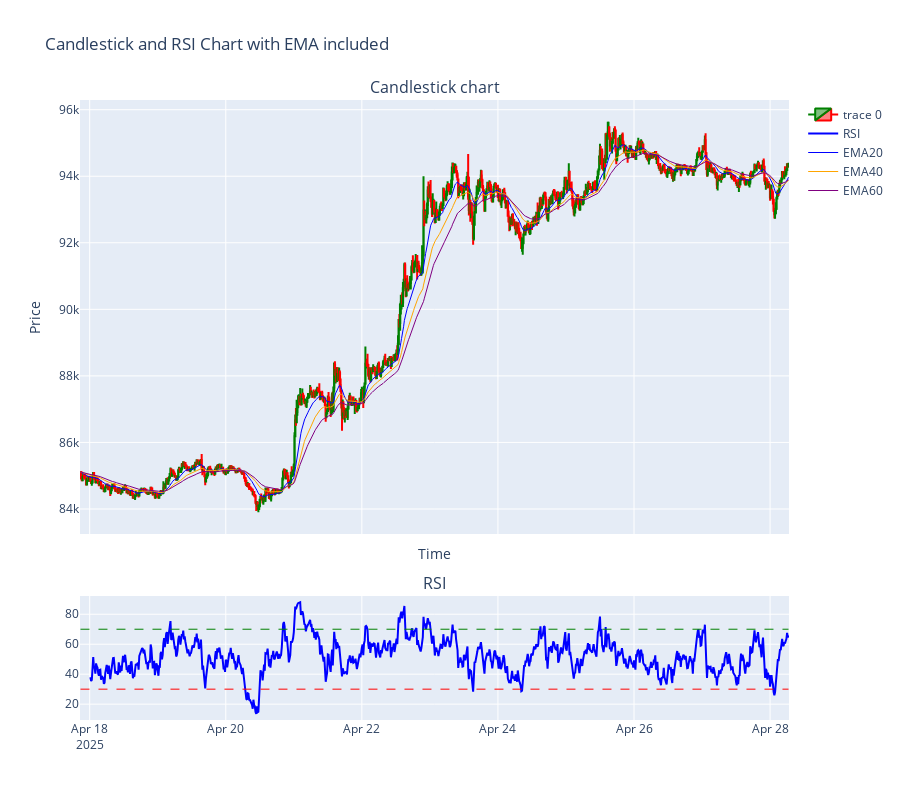

Here is the notebook cell this chart was saved with:
### Code cell
btc_indicate.plot(["all"])

### Figure 1 — Plotly figure (JSON) as saved in the notebook; plotly's stock layout.template omitted (floating-point values rounded to 4 significant figures; data arrays with more than 128 entries replaced by an {"elided": "..."} marker saying what was removed)
{"data": [{"close": {"elided": "1000 float values"}, "decreasing": {"line": {"color": "red"}}, "high": {"elided": "1000 float values"}, "increasing": {"line": {"color": "green"}}, "low": {"elided": "1000 float values"}, "open": {"elided": "1000 float values"}, "type": "candlestick", "x": {"elided": "1000 str values"}, "xaxis": "x", "yaxis": "y"}, {"line": {"color": "blue", "width": 2}, "mode": "lines", "name": "RSI", "type": "scatter", "x": {"elided": "1000 str values"}, "xaxis": "x2", "y": {"elided": "1000 float values"}, "yaxis": "y2"}, {"line": {"color": "blue", "width": 1}, "mode": "lines", "name": "EMA20", "type": "scatter", "x": {"elided": "1000 str values"}, "xaxis": "x", "y": {"elided": "1000 float values"}, "yaxis": "y"}, {"line": {"color": "orange", "width": 1}, "mode": "lines", "name": "EMA40", "type": "scatter", "x": {"elided": "1000 str values"}, "xaxis": "x", "y": {"elided": "1000 float values"}, "yaxis": "y"}, {"line": {"color": "purple", "width": 1}, "mode": "lines", "name": "EMA60", "type": "scatter", "x": {"elided": "1000 str values"}, "xaxis": "x", "y": {"elided": "1000 float values"}, "yaxis": "y"}], "layout": {"annotations": [{"font": {"size": 16}, "showarrow": false, "text": "Candlestick chart", "x": 0.5, "xanchor": "center", "xref": "paper", "y": 1, "yanchor": "bottom", "yref": "paper"}, {"font": {"size": 16}, "showarrow": false, "text": "RSI", "x": 0.5, "xanchor": "center", "xref": "paper", "y": 0.2, "yanchor": "bottom", "yref": "paper"}], "height": 800, "shapes": [{"line": {"color": "red", "dash": "dash", "width": 1}, "type": "line", "x0": "2025-04-17T20:45:00", "x1": "2025-04-28T06:30:00", "xref": "x2", "y0": 30, "y1": 30, "yref": "y2"}, {"line": {"color": "green", "dash": "dash", "width": 1}, "type": "line", "x0": "2025-04-17T20:45:00", "x1": "2025-04-28T06:30:00", "xref": "x2", "y0": 70, "y1": 70, "yref": "y2"}], "title": {"text": "Candlestick and RSI Chart with EMA included"}, "xaxis": {"anchor": "y", "domain": [0, 1], "matches": "x2", "rangeslider": {"visible": false}, "showticklabels": false, "title": {"text": "Time"}}, "xaxis2": {"anchor": "y2", "domain": [0, 1]}, "yaxis": {"anchor": "x", "domain": [0.3, 1], "title": {"text": "Price"}}, "yaxis2": {"anchor": "x2", "domain": [0, 0.2]}}}
